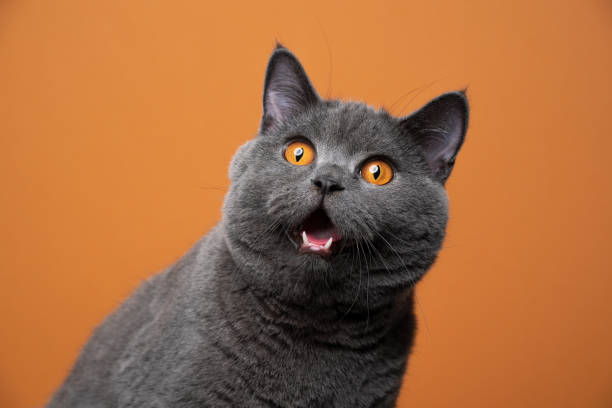
#> input picture 4_Image_Transformations/cat_large.jpg, 612 x 408 px
$ python 2_image_rotation.py
#> lines starting #> are read from the running program, lines starting #| are printed output that depends on the picture
import cv2 as cv
import numpy as np

img = cv.imread('cat_large.jpg')
#> img is the input picture: shape (408, 612, 3); mean B, G, R 64.4, 107.4, 166.1
cv.imshow('Cat', img)

# print(img.shape[:2])
# print(img.shape)
# print(type(img.shape))

def rotate(image, angle, rotPoint=None):
#> called with angle = 45
    (height, width) = image.shape[:2]
#> height = 408; width = 612
    if rotPoint is None:
        rotPoint = (width // 2, height // 2)
#> rotPoint = (306, 204)
    rotMat = cv.getRotationMatrix2D(rotPoint, angle, 1.0)
    dimensions = (width, height)
#> dimensions = (612, 408)
    return cv.warpAffine(image, rotMat, dimensions)
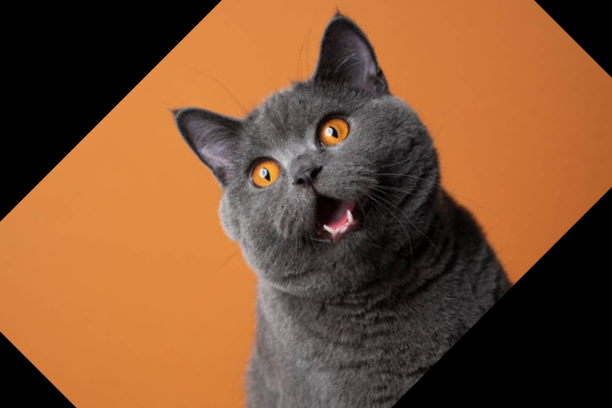
#> returned value: shape (408, 612, 3); mean of channels 0, 1, 2 50, 81.8, 125; drawn as B, G, R


rotated = rotate(img, 45)
cv.imshow('rotated', rotated)

cv.waitKey(0)
